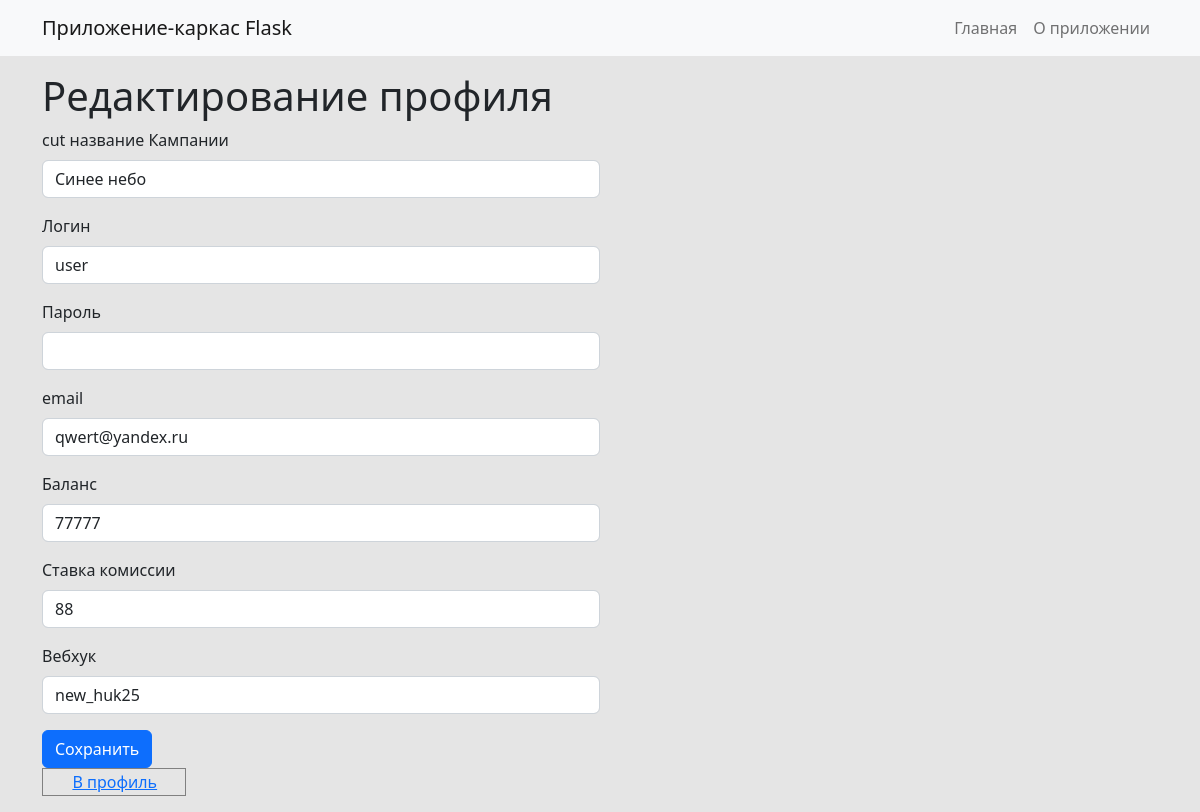
/edit/6, run on the app's committed database.
### models.py (models this page shows, shortened)
class User(UserMixin, db.Model):
    id = db.Column(db.Integer, primary_key=True)
    name = db.Column(db.String(100), )
    username = db.Column(db.String(50), unique=True, nullable=False)
    password = db.Column(db.String(255), nullable=False)
    email = db.Column(db.String(120), unique=True, nullable=False)
    balance = db.Column(db.Integer)
    commission_rate = db.Column(db.Integer)
    URL_webhook = db.Column(db.String(100))

### app.py (the view, shortened to what this page needs)
@app.route('/edit/<int:id>', methods=['GET', 'POST'])
def edit_user(id):
    user = User.query.get_or_404(id)
    return render_template('edit.html', user=user)

### templates/edit.html
{% extends 'base.html' %}
{% block content %}
<h1>Редактирование профиля</h1>
<div class="col-6">
    <form method="post" action="{{ url_for('edit_user', id=user.id) }}">
        <div class="mb-3">cut
            <label for="name" class="form-label">название Кампании</label>
            <input type="text" class="form-control" id="name" name="name" value="{{ user.name }}" required>
        </div>
        <div class="mb-3">
            <label for="username" class="form-label">Логин</label>
            <input type="text" class="form-control" id="username" name="username" value="{{ user.username }}" required>
        </div>
                <div class="mb-3">
                    <label for="password" class="form-label">Пароль</label>
                    <input type="text" class="form-control" id="password" name="password" value="" required>
                </div>
        <div class="mb-3">
            <label for="email" class="form-label">email</label>
            <input type="text" class="form-control" id="email" name="email" value="{{ user.email }}" required>
        </div>
        <div class="mb-3">
            <label for="balance" class="form-label">Баланс</label>
            <input type="text" class="form-control" id="balance" name="balance" value="{{ user.balance }}" required>
        </div>
        <div class="mb-3">
            <label for="commission_rate" class="form-label">Ставка комиссии</label>
            <input type="text" class="form-control" id="commission_rate" name="commission_rate"
                   value="{{ user.commission_rate }}" required>
        </div>
        <div class="mb-3">
            <label for="URL_webhook" class="form-label">Вебхук</label>
            <input type="text" class="form-control" id="URL_webhook" name="URL_webhook"
                   value="{{ user.URL_webhook }}" required>
        </div>
        <button type="submit" class="btn btn-primary">Сохранить</button>
    </form>
</div>
<table border=1 style="cellpadding: 5; cellspacing:5 ">
    <tr align=center>
        <td>
        <td width="140"><a href="{{ url_for('profile') }}">В профиль</a></td>
    </tr>
</table>
{% endblock %}

### static/custom.css (style rules this page uses)
body { background-color: #e5e5e5; }

### data on the page
User: name "Синее небо", username "user", email "qwert@yandex.ru", balance "77777", commission_rate "88", URL_webhook "new_huk25"
